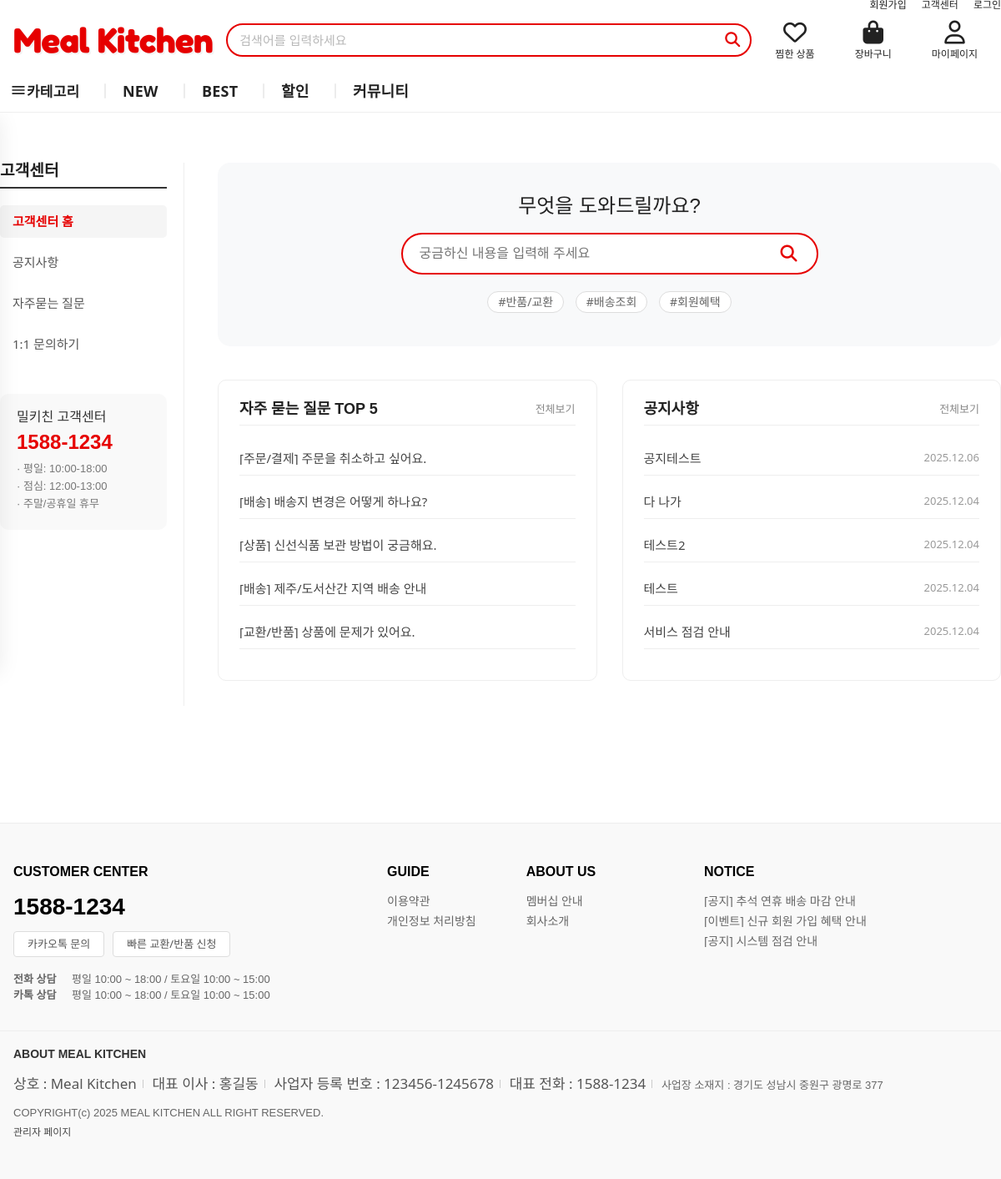
Screenshot of /customer_center.php with the database file from the repository.
### tables this page shows
CREATE TABLE `faqs` (
  `id` int(11) NOT NULL AUTO_INCREMENT,
  `category` varchar(50) NOT NULL,
  `question` varchar(255) NOT NULL,
  `answer` text NOT NULL,
  `created_at` datetime DEFAULT current_timestamp(),
  PRIMARY KEY (`id`)
);

CREATE TABLE `notice` (
  `id` int(11) NOT NULL AUTO_INCREMENT,
  `title` varchar(255) NOT NULL,
  `content` text NOT NULL,
  `writer` varchar(50) NOT NULL,
  `views` int(11) DEFAULT 0,
  `reg_date` datetime DEFAULT current_timestamp(),
  PRIMARY KEY (`id`)
);

### inc/db.php (called while the page is built, shortened)
<?php
function db_get_pdo()
{
    $host = 'localhost';
    $port = '3306';
    $dbname = 'exmall';
    $charset = 'utf8';
    $username = 'root';
    $db_pw = "";
    $dsn = "mysql:host=$host;port=$port;dbname=$dbname;charset=$charset";
    try {
        $pdo = new PDO($dsn, $username, $db_pw, [
            PDO::ATTR_ERRMODE => PDO::ERRMODE_EXCEPTION,
            PDO::ATTR_DEFAULT_FETCH_MODE => PDO::FETCH_ASSOC
        ]);
        return $pdo;
    } catch (PDOException $e) {
        throw new Exception("DB 연결 실패: " . $e->getMessage());
    }
}
function db_select($query, $param = array()){
    $pdo = db_get_pdo();
    try {
        $st = $pdo->prepare($query);
        $st->execute($param);
        $result = $st->fetchAll(PDO::FETCH_ASSOC);
        return $result ?: [];
    } catch (PDOException $ex) {
        error_log("DB SELECT Error: " . $ex->getMessage() . " | Query: " . $query);
        return [];
    } finally {
        $pdo = null;
    }
}
?>

### customer_center.php (the view, shortened to what this page needs)
<?php
require_once("inc/db.php");
$page = $_GET['page'] ?? 'home';
$member_id = $_SESSION['member_id'] ?? null;
$notices = [];
$faqs = [];
if ($page === 'home') {
    $notices = db_select("SELECT * FROM notice ORDER BY reg_date DESC LIMIT 5");
    $faqs = db_select("SELECT * FROM faqs ORDER BY created_at DESC LIMIT 5");
} elseif ($page === 'notice') {
    $notices = db_select("SELECT * FROM notice ORDER BY reg_date DESC");
} elseif ($page === 'faq') {
    $faqs = db_select("SELECT * FROM faqs ORDER BY category, created_at DESC");
} elseif ($page === 'inquiry') {
    if ($member_id) {
        $inquiries = db_select("SELECT * FROM inquiries WHERE member_id = ? ORDER BY created_at DESC", [$member_id]);
    }
}
?>
<!DOCTYPE html>
<html lang="ko">
<head>
    <link rel="stylesheet" href="css/style.css">
    <link rel="stylesheet" href="https://cdnjs.cloudflare.com/ajax/libs/font-awesome/6.5.1/css/all.min.css" />
</head>
<body>
    <?php require_once __DIR__ . "/inc/header.php"; ?>
    <main class="main_wrapper">
        <div class="customer_layout">
            <nav class="sidebar">
                <h3>고객센터</h3>
                <ul>
                    <li><a href="customer_center.php?page=home" class="<?= $page === 'home' ? 'active' : '' ?>">고객센터 홈</a></li>
                    <li><a href="customer_center.php?page=notice" class="<?= $page === 'notice' ? 'active' : '' ?>">공지사항</a></li>
                    <li><a href="customer_center.php?page=faq" class="<?= $page === 'faq' ? 'active' : '' ?>">자주묻는 질문</a></li>
                    <li><a href="customer_center.php?page=inquiry" class="<?= $page === 'inquiry' || $page === 'inquiry_write' ? 'active' : '' ?>">1:1 문의하기</a></li>
                </ul>
                <div class="sidebar-contact">
                    <strong>밀키친 고객센터</strong>
                    <p class="phone">1588-1234</p>
                    <p class="details">
                        · 평일: 10:00-18:00<br>
                        · 점심: 12:00-13:00<br>
                        · 주말/공휴일 휴무
                    </p>
                </div>
            </nav>
            <section class="main-content">
                <?php if ($page === 'home'): ?>
                    <div class="search-box">
                        <h3>무엇을 도와드릴까요?</h3>
                        <form action="customer_center.php" method="GET">
                            <input type="text" name="q" placeholder="궁금하신 내용을 입력해 주세요">
                            <button type="submit"><i class="fas fa-search"></i></button>
                        </form>
                        <div class="tags">
                            <span>#반품/교환</span>
                            <span>#배송조회</span>
                            <span>#회원혜택</span>
                        </div>
                    </div>
                    <div class="lists-container">
                        <section class="list-box">
                            <div class="list-header">
                                <h4>자주 묻는 질문 TOP 5</h4>
                                <a href="customer_center.php?page=faq" class="more-link">전체보기</a>
                            </div>
                            <ul>
                                <?php foreach ($faqs as $faq): ?>
                                <li>
                                    <a href="customer_center.php?page=faq">
                                        [<?= htmlspecialchars($faq['category']) ?>] <?= htmlspecialchars($faq['question']) ?>
                                    </a>
                                </li>
                                <?php endforeach; ?>
                            </ul>
                        </section>
                        <section class="list-box">
                            <div class="list-header">
                                <h4>공지사항</h4>
                                <a href="customer_center.php?page=notice" class="more-link">전체보기</a>
                            </div>
                            <ul>
                                <?php foreach ($notices as $notice): ?>
                                <li>
                                    <a href="notice_view.php?id=<?= $notice['id'] ?>">
                                        <?= htmlspecialchars($notice['title']) ?>
                                    </a>
                                    <span><?= date('Y.m.d', strtotime($notice['reg_date'])) ?></span>
                                </li>
                                <?php endforeach; ?>
                            </ul>
                        </section>
                    </div>
                <?php endif; ?>
            </section>
        </div>
    </main>
    <?php require_once("inc/footer.php"); ?>
</body>
</html>

### css/style.css (style rules this page uses)
:root { --font-blackhan: "Black Han Sans", sans-serif; --font-jua: "Jua", sans-serif; --font-fredoka: "Fredoka", sans-serif; --mk-red: #e60000; --mk-red-2: #ff1a1a; --content-w: 1200px; --header-h: 72px; --banner-h: 340px; }
html, body { margin:0; padding:0; font-family: "Noto Sans KR", sans-serif; color:#222; background:#fff; }
.main_wrapper { max-width:var(--content-w); margin:0 auto; padding:0 16px; box-sizing:border-box; }
.main_wrapper { width: 100%; max-width: 1200px; margin: 0 auto; padding: 20px 0; box-sizing: border-box; }
.customer_layout { display: flex; gap: 30px; margin-top: 30px; min-height: 600px; }
.customer_layout .sidebar { width: 200px; flex-shrink: 0; border-right: 1px solid #eee; padding-right: 20px; }
.customer_layout .sidebar h3 { font-size: 1.2rem; font-weight: bold; margin-bottom: 20px; border-bottom: 2px solid #333; padding-bottom: 10px; }
.customer_layout .sidebar ul { list-style: none; padding: 0; }
.customer_layout .sidebar li { margin-bottom: 10px; }
.customer_layout .sidebar a { text-decoration: none; color: #555; font-size: 15px; }
.sidebar-contact { margin-top: 40px; background: #f9f9f9; padding: 15px; border-radius: 8px; }
.sidebar-contact strong { display: block; font-size: 14px; margin-bottom: 5px; }
.sidebar-contact .phone { font-size: 18px; font-weight: bold; color: var(--mk-red); margin-bottom: 10px; }
.sidebar-contact .details { font-size: 12px; color: #666; line-height: 1.4; }
.customer_layout .main-content { flex-grow: 1; }
.search-box { background: #f5f5f5; padding: 20px; border-radius: 10px; margin-bottom: 30px; text-align: center; }
.search-box h3 { margin-top: 0; margin-bottom: 15px; font-size: 18px; }
.search-box input { width: 300px; padding: 10px; border: 1px solid #ddd; border-radius: 4px; }
.search-box button { padding: 10px 15px; background: #333; color: #fff; border: none; border-radius: 4px; cursor: pointer; }
.tags { margin-top: 10px; font-size: 13px; color: #666; }
.tags span { margin-right: 10px; background: #fff; padding: 2px 8px; border-radius: 10px; border: 1px solid #ddd; }
.list-box { margin-bottom: 30px; }
.list-header { display: flex; justify-content: space-between; align-items: flex-end; border-bottom: 1px solid #333; padding-bottom: 10px; margin-bottom: 10px; }
.list-header h4 { margin: 0; font-size: 18px; }
.list-header .more-link { font-size: 13px; color: #888; }
.list-box ul { list-style: none; padding: 0; }
.list-box li { padding: 12px 0; border-bottom: 1px solid #eee; display: flex; justify-content: space-between; }
.list-box li a { color: #333; text-decoration: none; }
.list-box li span { color: #999; font-size: 13px; }

### css/inc/hot_issue.css (style rules this page uses)
a { text-decoration: none; color: black; }

### rows the page displays
faqs: category "주문/결제", question "주문을 취소하고 싶어요."
faqs: category "배송", question "배송지 변경은 어떻게 하나요?"
faqs: category "상품", question "신선식품 보관 방법이 궁금해요."
faqs: category "배송", question "제주/도서산간 지역 배송 안내"
faqs: category "교환/반품", question "상품에 문제가 있어요."
notice: title "공지테스트", reg_date "2025.12.06"
notice: title "다 나가", reg_date "2025.12.04"
notice: title "테스트2", reg_date "2025.12.04"
notice: title "테스트", reg_date "2025.12.04"
notice: title "서비스 점검 안내", reg_date "2025.12.04"
